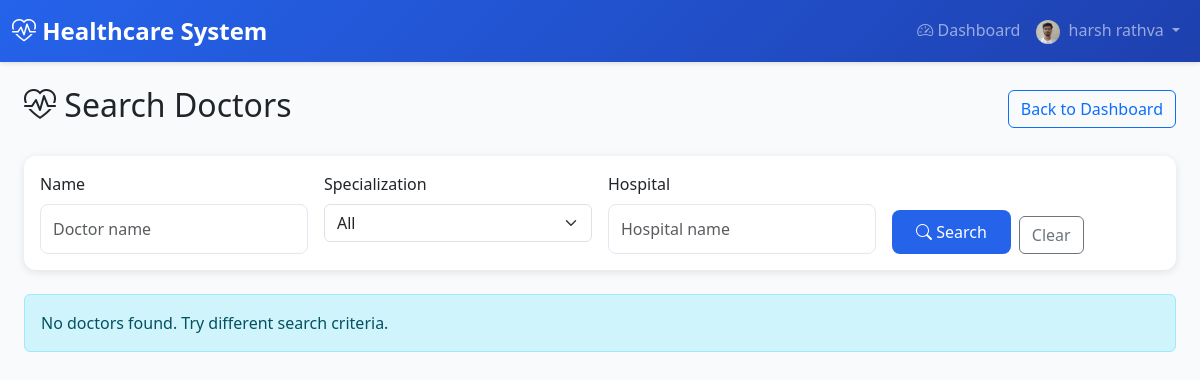
Page /doctors/search/ (signed in) on the earlier database version.
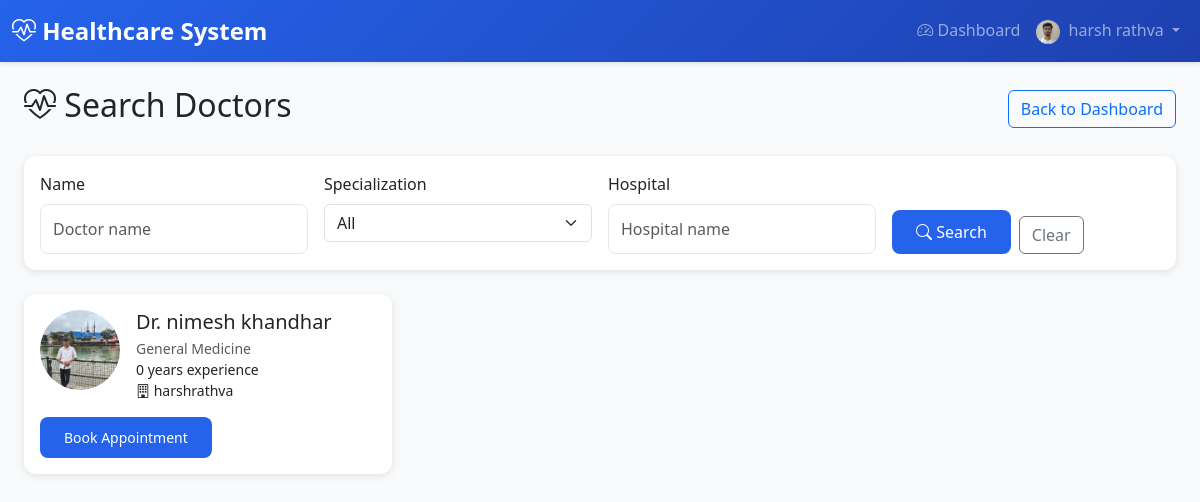
Same page on the later database version.
### doctors/models.py (models this page shows, shortened)
class DoctorProfile(models.Model):
    SPECIALIZATION_CHOICES = [
        ('CARDIOLOGY', 'Cardiology'),
        ('DERMATOLOGY', 'Dermatology'),
        ('NEUROLOGY', 'Neurology'),
        ('ORTHOPEDICS', 'Orthopedics'),
        ('PEDIATRICS', 'Pediatrics'),
        ('PSYCHIATRY', 'Psychiatry'),
        ('SURGERY', 'Surgery'),
        ('GENERAL', 'General Medicine'),
        ('ONCOLOGY', 'Oncology'),
        ('GYNECOLOGY', 'Gynecology'),
    ]
    user = models.OneToOneField(
        settings.AUTH_USER_MODEL,
        on_delete=models.CASCADE,
        related_name='doctor_profile'
    )
    license_number = models.CharField(max_length=50, unique=True)
    specialization = models.CharField(max_length=50, choices=SPECIALIZATION_CHOICES, default='GENERAL')
    years_of_experience = models.PositiveIntegerField(default=0)
    qualification = models.CharField(max_length=200)
    bio = models.TextField(blank=True)
    consultation_fee = models.DecimalField(max_digits=10, decimal_places=2, default=0.00)
    profile_picture = models.ImageField(upload_to='doctor_profiles/', blank=True, null=True)
    verification_document = models.FileField(upload_to='doctor_verifications/', blank=True, null=True, help_text="Upload license or certification document for verification")
    hospital = models.ForeignKey(
        'hospitals.Hospital',
        on_delete=models.SET_NULL,
        null=True,
        blank=True,
        related_name='doctors'
    )
    is_available = models.BooleanField(default=True)
    available_from = models.TimeField(default=time(9, 0), help_text="Start of working hours")
    available_to = models.TimeField(default=time(17, 0), help_text="End of working hours")
    slot_duration_minutes = models.PositiveIntegerField(default=30)
    created_at = models.DateTimeField(auto_now_add=True)
    updated_at = models.DateTimeField(auto_now=True)
    class Meta:
        db_table = 'doctor_profiles'
        verbose_name = 'Doctor Profile'
        verbose_name_plural = 'Doctor Profiles'

### accounts/models.py (models this page shows, shortened)
class User(AbstractUser):
    email = models.EmailField(unique=True)
    ROLE_CHOICES = [
        ('ADMIN', 'Admin'),
        ('DOCTOR', 'Doctor'),
        ('PATIENT', 'Patient'),
        ('HOSPITAL', 'Hospital'),
        ('HOSPITAL_ADMIN', 'Hospital Admin'),
    ]
    role = models.CharField(max_length=20, choices=ROLE_CHOICES, default='PATIENT')
    is_approved = models.BooleanField(default=False)  # For Doctor and Hospital approval
    phone_number = models.CharField(max_length=15, blank=True)
    address = models.TextField(blank=True)
    profile_picture = models.ImageField(upload_to='user_profiles/', blank=True, null=True)
    created_at = models.DateTimeField(auto_now_add=True)
    updated_at = models.DateTimeField(auto_now=True)
    class Meta:
        db_table = 'users'
        verbose_name = 'User'
        verbose_name_plural = 'Users'

### hospitals/models.py (models this page shows, shortened)
class Hospital(models.Model):
    user = models.OneToOneField(
        settings.AUTH_USER_MODEL,
        on_delete=models.CASCADE,
        related_name='hospital_profile'
    )
    name = models.CharField(max_length=200)
    registration_number = models.CharField(max_length=50, unique=True)
    address = models.TextField(blank=True)
    city = models.CharField(max_length=100, blank=True)
    state = models.CharField(max_length=100, blank=True)
    zip_code = models.CharField(max_length=10, blank=True)
    phone = models.CharField(max_length=15, blank=True)
    email = models.EmailField(blank=True)
    website = models.URLField(blank=True)
    description = models.TextField(blank=True)
    facilities = models.TextField(blank=True, help_text="Departments - comma separated")
    total_beds = models.PositiveIntegerField(default=0)
    available_beds = models.PositiveIntegerField(default=0)  # Kept for migration; use available_beds_count for dynamic
    logo = models.ImageField(upload_to='hospital_logos/', blank=True, null=True)
    verification_document = models.FileField(upload_to='hospital_verifications/', blank=True, null=True, help_text="Upload registration certificate or license for verification")
    created_at = models.DateTimeField(auto_now_add=True)
    updated_at = models.DateTimeField(auto_now=True)
    class Meta:
        db_table = 'hospitals'
        verbose_name = 'Hospital'
        verbose_name_plural = 'Hospitals'
        ordering = ['name']
    @property
    def available_beds_count(self):
        """Dynamically calculated: total_beds - occupied (do not edit; set total_beds only)"""
        return max(0, self.total_beds - self.occupied_beds_count)
    def get_available_beds_display(self):
        """For admin list_display (avoids property in admin)"""
        return self.available_beds_count
    get_available_beds_display.short_description = 'Available beds'

### doctors/views.py (the view)
# urls.py: path('search/', views.DoctorSearchView.as_view(), name='doctor_search'),
class DoctorSearchView(LoginRequiredMixin, ListView):
    model = DoctorProfile
    template_name = 'doctors/doctor_search.html'
    context_object_name = 'doctors'
    paginate_by = 10
    def get_queryset(self):
        qs = DoctorProfile.objects.select_related('user', 'hospital').filter(
            user__is_approved=True,
            user__is_active=True
        ).filter(
            Q(hospital__isnull=False) | Q(hospital_assignments__is_active=True)
        ).distinct()
        q = self.request.GET.get('q', '').strip()
        specialization = self.request.GET.get('specialization', '').strip()
        hospital_name = self.request.GET.get('hospital', '').strip()
        if q:
            qs = qs.filter(
                Q(user__first_name__icontains=q) |
                Q(user__last_name__icontains=q) |
                Q(user__username__icontains=q)
            )
        if specialization:
            qs = qs.filter(specialization=specialization)
        if hospital_name:
            qs = qs.filter(
                Q(hospital__name__icontains=hospital_name) |
                Q(hospital_assignments__hospital__name__icontains=hospital_name)
            ).distinct()
        return qs.order_by('user__first_name', 'user__last_name')
    def get_context_data(self, **kwargs):
        context = super().get_context_data(**kwargs)
        context['search_q'] = self.request.GET.get('q', '')
        context['search_specialization'] = self.request.GET.get('specialization', '')
        context['search_hospital'] = self.request.GET.get('hospital', '')
        context['specialization_choices'] = DoctorProfile.SPECIALIZATION_CHOICES
        return context

### templates/doctors/doctor_search.html (shortened to what this page needs)
{% extends 'base.html' %}
{% block content %}
<div class="container-fluid">
    <div class="d-flex justify-content-between align-items-center mb-4">
        <h2><i class="bi bi-heart-pulse"></i> Search Doctors</h2>
        <a href="{% url 'accounts:patient_dashboard' %}" class="btn btn-outline-primary">Back to Dashboard</a>
    </div>
    <div class="card mb-4">
        <div class="card-body">
            <form method="get" class="row g-3">
                <div class="col-md-3">
                    <label class="form-label">Name</label>
                    <input type="text" name="q" class="form-control" placeholder="Doctor name" value="{{ search_q }}">
                </div>
                <div class="col-md-3">
                    <label class="form-label">Specialization</label>
                    <select name="specialization" class="form-select">
                        <option value="">All</option>
                    </select>
                </div>
                <div class="col-md-3">
                    <label class="form-label">Hospital</label>
                    <input type="text" name="hospital" class="form-control" placeholder="Hospital name" value="{{ search_hospital }}">
                </div>
                <div class="col-md-3 d-flex align-items-end">
                    <button type="submit" class="btn btn-primary me-2"><i class="bi bi-search"></i> Search</button>
                    <a href="{% url 'doctors:doctor_search' %}" class="btn btn-outline-secondary">Clear</a>
                </div>
            </form>
        </div>
    </div>
    <div class="row">
        {% for doctor in doctors %}
        <div class="col-md-6 col-lg-4 mb-4">
            <div class="card h-100">
                <div class="card-body">
                    <div class="d-flex mb-3">
                        {% if doctor.profile_picture %}
                        <img src="{{ doctor.profile_picture.url }}" alt="" class="rounded-circle me-3" style="width: 80px; height: 80px; object-fit: cover;">
                        {% elif doctor.user.profile_picture %}
                        <img src="{{ doctor.user.profile_picture.url }}" alt="" class="rounded-circle me-3" style="width: 80px; height: 80px; object-fit: cover;">
                        {% else %}
                        <div class="rounded-circle bg-secondary d-flex align-items-center justify-content-center me-3" style="width: 80px; height: 80px;">
                            <i class="bi bi-person-fill text-white" style="font-size: 2rem;"></i>
                        </div>
                        {% endif %}
                        <div class="flex-grow-1">
                            <h5 class="card-title mb-1">Dr. {{ doctor.user.get_full_name|default:doctor.user.username }}</h5>
                            <p class="text-muted small mb-0">{{ doctor.get_specialization_display }}</p>
                            <p class="small mb-0">{{ doctor.years_of_experience }} years experience</p>
                            {% if doctor.hospital %}
                            <p class="small mb-0"><i class="bi bi-building"></i> {{ doctor.hospital.name }}</p>
                            {% endif %}
                        </div>
                    </div>
                    <a href="{% url 'doctors:doctor_detail' doctor.pk %}" class="btn btn-primary btn-sm">Book Appointment</a>
                </div>
            </div>
        </div>
        {% empty %}
        <div class="col-12">
            <div class="alert alert-info">No doctors found. Try different search criteria.</div>
        </div>
        {% endfor %}
    </div>
</div>
{% endblock %}

Differences in the rows shown:
now on this page (row edited): DoctorProfile: user.profile_picture (picture), user.get_full_name "nimesh khandhar", specialization "General Medicine", years_of_experience "0", hospital.name "harshrathva"
Other differences:
text no longer shown: "No doctors found. Try different search criteria."
